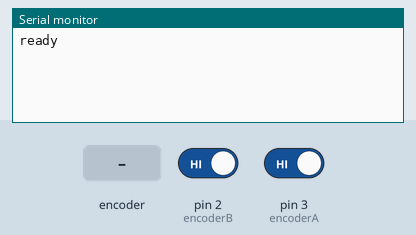
Simulated run of this sketch. Board: Arduino Uno, built with avr-gcc and run on an emulated ATmega328P. Parts: the last lines printed to the serial monitor. Inputs (shaded band) come from the test bench; at power-on: pin 2 (encoderB) HIGH, pin 3 (encoderA) HIGH.

Above: at 1.2 s.
1.3 s: pin 2 (encoderB) driven LOW
At 2.5 s:
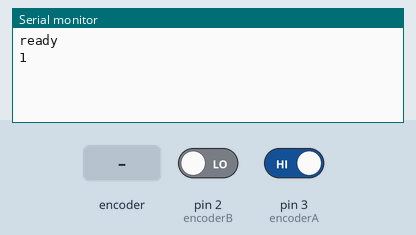
2.8 s: rotary encoder on pin 3 (encoderA) / pin 2 (encoderB) turned 3 steps (first pin leading)
At 4.4 s:
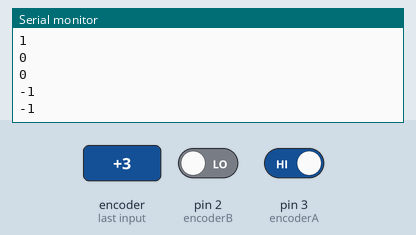
4.9 s: rotary encoder on pin 3 (encoderA) / pin 2 (encoderB) turned 1 step (first pin leading)
At 5.7 s:
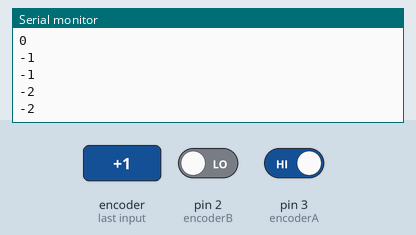
Timing chart, 0 to 7.9 s (numbered marks = the images above; inputs shaded):
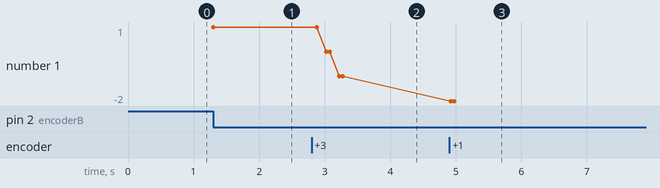

The sketch:

EncoderA_x1.ino
```cpp
int pulses;                              //Output pulses.
int deg = 0;
int encoderA = 3;
int encoderB = 2;
const int pwm = 5;                      //Power of motor.
const int dir = 4;                       //Direction of the motor.
int pulsesChanged = 0;
#define total 245                        //x1 pulses per rotation.
#define motorSpeed 180
//Change speed of the motor.
void setup(){
  Serial.begin(115200);
  Serial.println("ready");
  pinMode(encoderA, INPUT);
  pinMode(encoderB, INPUT);
 // pinMode(pwm, OUTPUT);
 // pinMode(dir, OUTPUT);
 // analogWrite(pwm,0);
 // digitalWrite(dir,HIGH);
  //waitAnyKeyPress();
  //attachInterrupt(0, A_CHANGE, CHANGE);
  attachInterrupt(digitalPinToInterrupt(2), A_CHANGE,CHANGE);


}//setup

void loop(){
// if (pulses == total) {
//    analogWrite(pwm, 0);
//    digitalWrite(dir, HIGH);
//  }
//  else {
//    if (pulses > total) {
//      analogWrite(pwm, motorSpeed);
//      digitalWrite(dir, LOW);
//
//
////    }
//    else if (pulses < total) {
//      analogWrite(pwm, motorSpeed);
//      digitalWrite(dir, HIGH);
//    }
//  }
//
  if (pulsesChanged != 0) {
    pulsesChanged = 0;
    Serial.println(pulses);
  }
}

void A_CHANGE(){                                  //Function that to read the pulses in x1.
  if( digitalRead(encoderB) == 0 ) {
    if ( digitalRead(encoderA) == 0 ) {
      // A fell, B is low
      pulses--; // moving reverse
    } else {
      // A rose, B is low
      pulses++; // moving forward
    }
  }
  pulsesChanged = 1;

}
```

Measured:
- after the input at 1.3 s, the serial monitor: prints a new line at once (image 1)
- after the input at 2.8 s, the serial monitor: prints a new line after 0.23 s (image 2)
- after the input at 4.9 s, the serial monitor: prints a new line at once (image 3)
- plotted number 1: 1 → -1 after the input at 2.8 s, -1 → -2 after the input at 4.9 s
